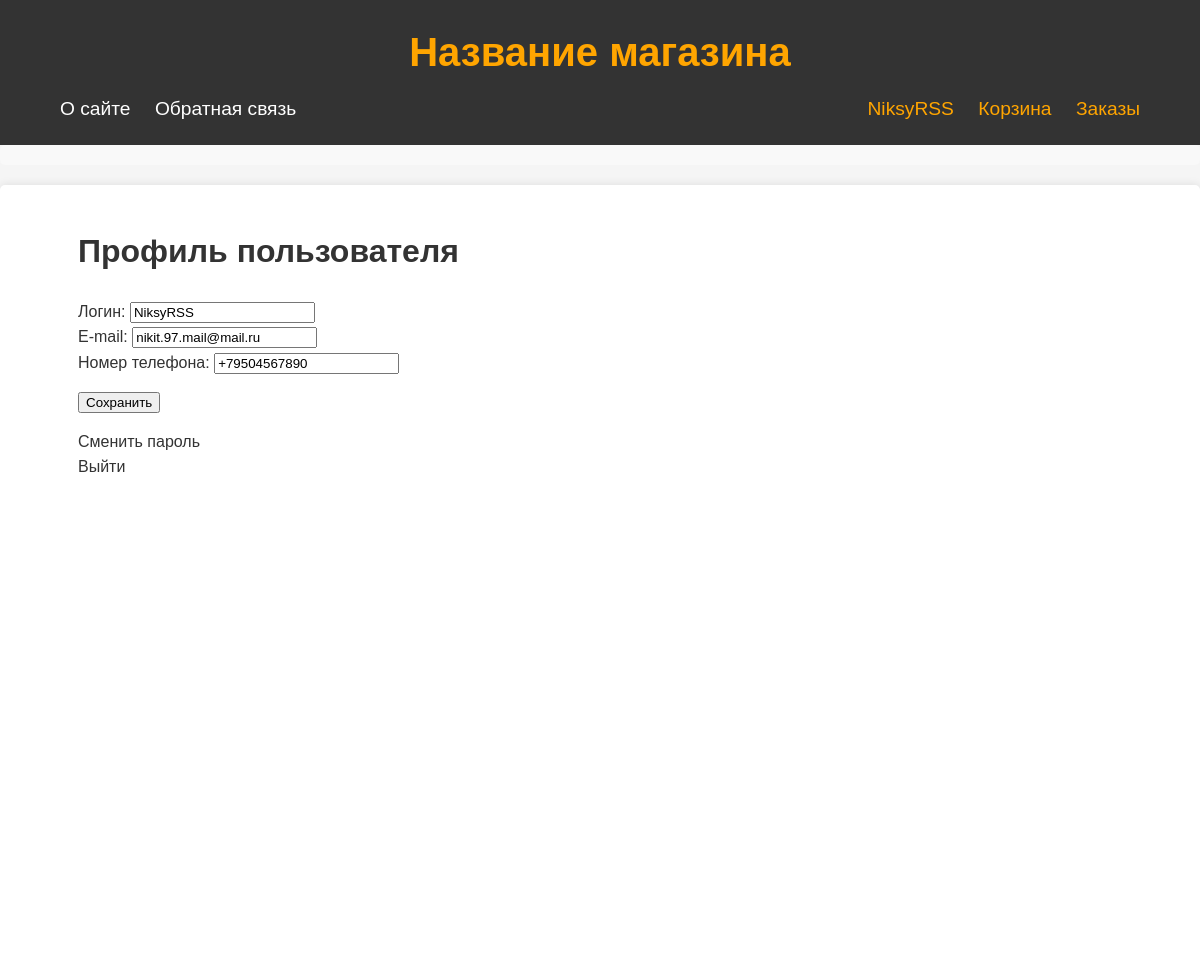
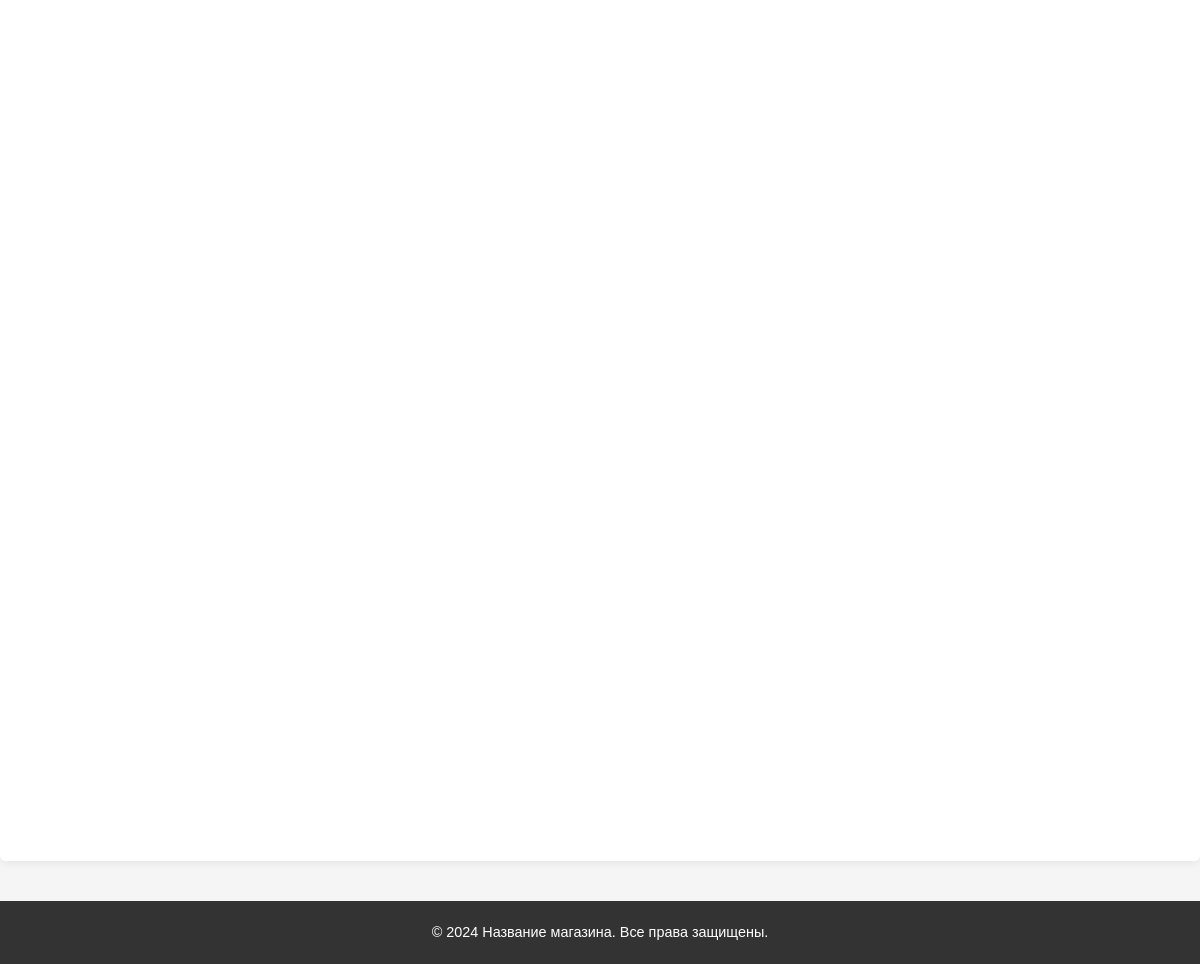
/users/profile/ (signed in), run on the app's committed database (2 pictures, top to bottom).
### users/models.py (models this page shows)
class User(AbstractUser):
    cart = models.ManyToManyField(Items, blank=True, related_name='cart', verbose_name="Корзина", through="Cart")
    phone_num = models.CharField(max_length=12, verbose_name="Номер телефона", blank=True, null=True)

### users/views.py (the view, shortened to what this page needs)
# urls.py: path('profile/', views.ProfileUser.as_view(), name='profile'),
class ProfileUser(LoginRequiredMixin, UpdateView):
    model = get_user_model()
    form_class = ProfileUserForm
    template_name = 'users/profile.html'
    extra_context = {'title': "Профиль пользователя"}
    def get_object(self, queryset=None):
        return self.request.user
    def get_form_kwargs(self):
        kwargs = super().get_form_kwargs()
        kwargs['user'] = self.request.user
        return kwargs

### users/forms.py (shortened to what this page needs)
class ProfileUserForm(forms.ModelForm):
    username = forms.CharField(label='Логин', widget=forms.TextInput(attrs={'class': 'form-input'}))
    email = forms.CharField(label='E-mail', widget=forms.TextInput(attrs={'class': 'form-input'}))
    phone_num = forms.CharField(label='Номер телефона', widget=forms.TextInput(attrs={'class': 'form-input'}))
    def __init__(self, *args, **kwargs):
        self.user = kwargs.pop('user', None)
        super(ProfileUserForm, self).__init__(*args, **kwargs)
    class Meta:
        model = get_user_model()
        fields = ['username', 'email', 'phone_num']
        labels = {
            'username': 'Логин',
            'email': 'E-mail',
            'phone_num': 'Номер телефона',
        }

### justsite/context_processors.py (called while the page is built)
def get_site_context(request):
    return {'mainmenu': menu, 'index_ignore_list': ['about', 'contact']}

### users/templates/users/profile.html (shortened to what this page needs)
{% extends 'base.html' %}
{% block content %}
<h1>{{ title }}</h1>
<form method="post">
    {% for field in form %}
    <div><label for="{{ field.id_for_label }}">{{field.label}}: </label>{{ field }}</div>
    {% endfor %}
    <p ><button type="submit">Сохранить</button></p>
</form>
<div><a href="{% url 'users:password_change' %}">Сменить пароль</a></div>
<div><a href="{% url 'users:logout' %}">Выйти</a></div>
{% endblock %}

### templates/base.html (shortened to what this page needs)
{% load static %}
{% load pstags %}
<html lang="ru">
<head>
    <link rel="stylesheet" href="{% static 'justsite/css/styles.css' %}">
</head>
<body>
    <header class="site-header">
        <div class="container">
            <h1 class="site-title"><a href="{% url 'home' %}">Название магазина</a></h1>
            <nav class="main-nav">
                <div class="menu-left">
                    {% block mainmenu %}
                        {% for m in mainmenu %}
                            <a href="{% url m.url_name %}">{{ m.title }}</a>
                        {% endfor %}
                    {% endblock %}
                </div>
                <div class="user-nav">
                    {% if user.is_authenticated %}
                        <a href="{% url 'users:profile' %}">{{ user.username }}</a>
                        <a href="{% url 'cart' %}">Корзина</a>
                        <a href="{% url 'orders' %}">Заказы</a>
                    {% else %}
                        <a href="{% url 'users:login' %}">Войти</a>
                        <a href="{% url 'users:register' %}">Регистрация</a>
                        <a href="{% url 'cart' %}">Корзина</a>
                        <a href="{% url 'orders' %}">Заказы</a>
                    {% endif %}
                </div>
            </nav>
        </div>
    </header>
    <div class="breadcrumbs">
    </div>
    <main class="content">
        <div class="container">
            {% block content %}
            {% endblock %}
        </div>
    </main>
    <footer class="site-footer">
        <div class="container">
            <p>&copy; 2024 Название магазина. Все права защищены.</p>
        </div>
    </footer>
</body>
</html>

### justsite/static/justsite/css/styles.css (style rules this page uses)
body { font-family: 'Arial', sans-serif; line-height: 1.6; margin: 0; padding: 0; background-color: #f5f5f5; color: #333; }
.container { width: 90%; max-width: 1200px; margin: 0 auto; padding: 0 20px; }
a { text-decoration: none; color: inherit; }
.site-header { background-color: #333; color: #fff; padding: 20px 0; }
.site-title { margin: 0; font-size: 2.5em; text-align: center; font-weight: bold; }
.site-title a { color: #ffa500; text-decoration: none; transition: color 0.3s ease; }
.main-nav { display: flex; justify-content: space-between; align-items: center; margin-top: 10px; }
.menu-left a { margin-right: 20px; color: #fff; font-size: 1.2em; font-weight: 500; transition: color 0.3s ease; }
.user-nav a { margin-left: 20px; color: #ffa500; font-size: 1.2em; font-weight: 500; transition: color 0.3s ease; }
.breadcrumbs { padding: 10px 15px; background-color: #f9f9f9; border-radius: 5px; margin-bottom: 20px; font-size: 0.9em; display: flex; flex-direction: column; gap: 10px; }
.content { background-color: #fff; padding: 20px; border-radius: 5px; box-shadow: 0 0 10px rgba(0, 0, 0, 0.1); margin-bottom: 40px; height: 200%; }
.site-footer { background-color: #333; color: #fff; text-align: center; padding: 20px 0; }
.site-footer p { margin: 0; font-size: 0.9em; }

### data on the page
User: username "NiksyRSS", form "NiksyRSS" "nikit.97.mail@mail.ru" "+79504567890"

### other printed values
{{ m.title }} "О сайте" "Обратная связь"
{{ title }} "Профиль пользователя"
{{ field.label }} "Логин" "E-mail" "Номер телефона"
